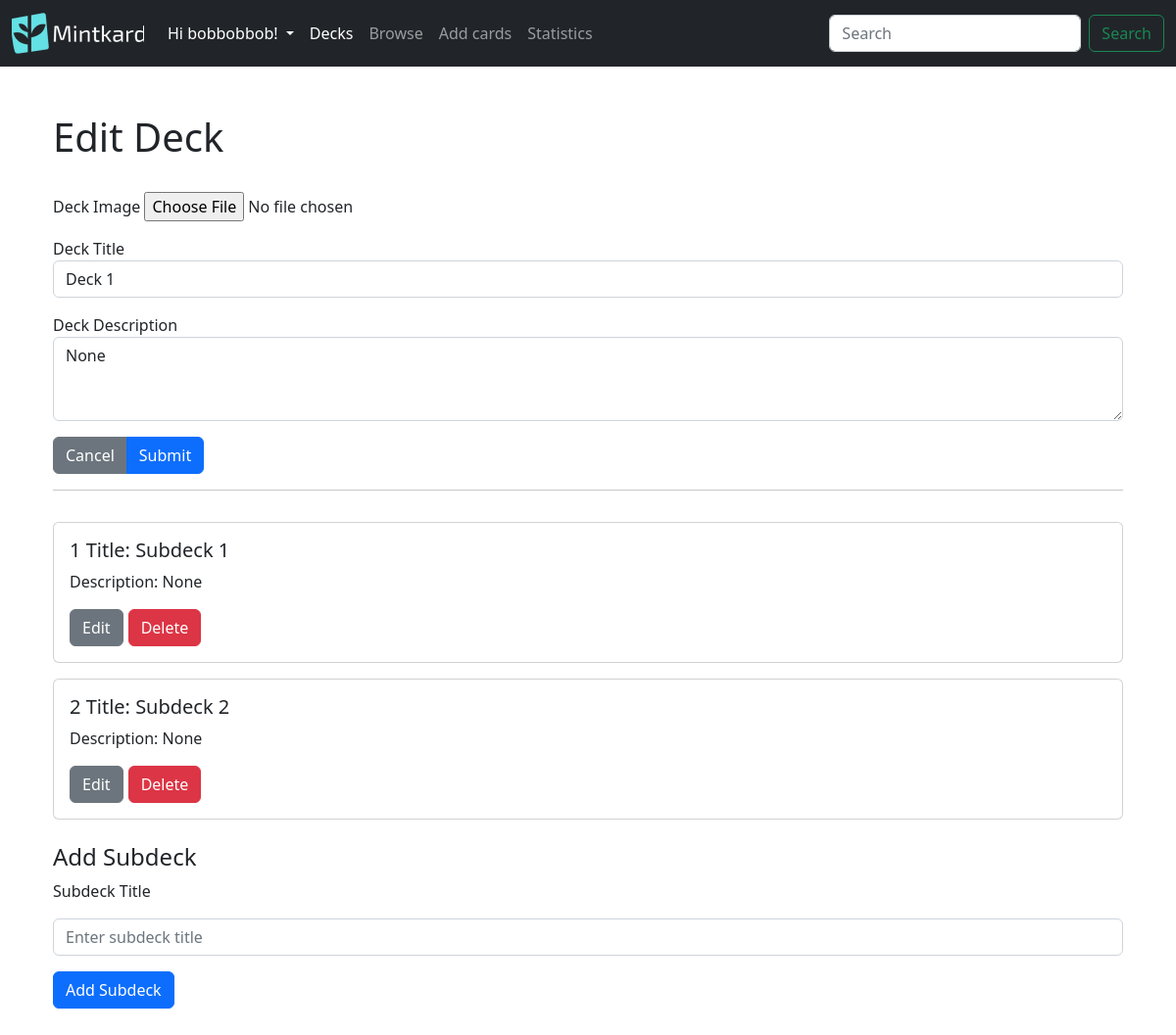
The app's page /decks/edit-deck/1 (signed in) with its own data.
### mintkard/models.py (models this page shows, shortened)
class User(db.Model,UserMixin):
    id = db.Column(db.Integer,primary_key= True)
    username = db.Column(db.String(100), unique = True)
    email = db.Column(db.String(75),unique=True)
    password = db.Column(db.String(150))
    decks = db.relationship('Deck',backref = 'user_decks',lazy=True)#stores all the decks that the owner owns, in the parents class

class Deck(db.Model):
    id = db.Column(db.Integer, primary_key=True)
    name = db.Column(db.String(100),nullable=False)
    description = db.Column(db.String(100))
    date = db.Column(db.DateTime(timezone=True),default=func.now())
    parent_id = db.Column(db.Integer, db.ForeignKey('deck.id'))#This is the foreign key for the parent deck
    children_deck = db.relationship('Deck',backref=db.backref('parent', remote_side=[id]),primaryjoin='Deck.parent_id == Deck.id')#This is the relationship for the child deck, the backref is the parent deck, the primaryjoin is the foreign key for the child deck
    cards = db.relationship('Card',lazy= True)
    user_id = db.Column(db.Integer, db.ForeignKey('user.id'))
    '''allows a string output'''

### mintkard/decks.py (the view, shortened to what this page needs)
@login_required
@decks.route('/edit-deck/<int:deck_id>',methods=['GET','POST'])
def edit_deck(deck_id):
    try:
        current_deck = Deck.query.filter_by(id=deck_id,user_id =current_user.id).first()#.all()    parent_id=None,
    except Exception as e:
        flash('Error : {}'.format(e),category='danger')
    if current_deck is None:
        flash('Deck id cannot be found',category='danger')
        return redirect(url_for('decks.decks_route'),code=301)
    return render_template("edit_deck.html",deck=current_deck)

### mintkard/decks.py (called while the page is built)
@decks.before_request
def before_request():
    g.fmanager = FlashcardManager(user_id=current_user.id, app=current_app)

### mintkard/templates/edit_deck.html (shortened to what this page needs)
{% extends 'layout.html' %}
{% block body %}
<div class="container my-5">
  <h1>Edit Deck</h1>
  <br>
  <form method="post">
    <div class="d-grid gap-3">
      <div class="form-group">
        <label for="deckImage">Deck Image</label>
        <input type="file" class="form-control-file" id="deckImage">
      </div>
      <div class="form-group">
        <label for="deckTitle">Deck Title</label>
        <input type="text" class="form-control" name="name" value="{{deck.name}}">
      </div>
      <div class="form-group">
        <label for="deckDescription">Deck Description</label>
        <textarea class="form-control" name="description" rows="3">{{deck.description}}</textarea>
      </div>
    </div>
    <div class="btn-group mt-3">
      <a type="button" class="btn btn-secondary" href="/decks/">Cancel</a>
      <input type="submit" class="btn btn-primary" name="submit"></input>
    </div>
  </form>
  <hr>
  <div id="flashcard-deck" class="d-grid ">
    {% for subdeck in deck.children_deck %}
    <div class="card mt-3">
      <div class="card-body">
        <h5 class="card-title">{{loop.index}} Title: {{subdeck.name}}</h5>
        <p class="card-text">Description: {{subdeck.description}}</p>
        <div class=" d-flex ">
          <a class="btn btn-secondary mr-3" href=/decks/edit-deck/{{subdeck.id}}>Edit</a>
          <form method = "post"><button class="btn btn-danger ml-3" type="submit" name="delete_subdeck" value="{{subdeck.id}}" style="margin-left: 5px">Delete</button></form>
        </div>
      </div>
    </div>
    {% endfor %}
  </div>
  <br>
  <h4> Add Subdeck</h4>
  <div>
    <div class="form-group d-grid gap-3">
      <label for="subdeck1Title">Subdeck Title</label>
      <input type="text" class="form-control" id="subdeck1Title" placeholder="Enter subdeck title">
    </div>
    <div class="btn-group mt-3">
      <button type="button" class="btn btn-primary" id="addSubdeckButton">Add Subdeck</button>
    </div>
  </div>
</div>
{% endblock %}

### mintkard/templates/layout.html (shortened to what this page needs)
<!DOCTYPE html>
<html lang="en">
<head>
    <link rel="stylesheet" href="https://cdnjs.cloudflare.com/ajax/libs/font-awesome/4.7.0/css/font-awesome.min.css">
</head>
<link href="https://cdn.jsdelivr.net/npm/bootstrap@5.2.3/dist/css/bootstrap.min.css" rel="stylesheet"
>
<body>
    <nav class="navbar navbar-expand-lg navbar-dark bg-dark">
        <div class="container-fluid">
            <a class="navbar-brand" href="/home"><img src="/static/logo.png" alt="Mintkard" width="135" height="42"></a>
            <div class="collapse navbar-collapse" id="navbarSupportedContent">
                <ul class="navbar-nav me-auto mb-2 mb-lg-0">
                    {% if current_user.is_authenticated %}
                    <li class="nav-item dropdown">
                        <a class="nav-link dropdown-toggle" href="#" id="navbarDropdown" role="button" data-bs-toggle="dropdown" aria-expanded="false" style="color:white">
                            Hi {{ current_user.username }}!
                        </a>
                    </li>
                    {% endif %}
                    <li class="nav-item">
                        <a class="nav-link active" aria-current="page" href="/decks/">Decks</a>
                    </li>
                    <li class="nav-item">
                        <a class="nav-link" href="/decks/browse">Browse</a>
                    </li>
                    <li class="nav-item">
                        <a class="nav-link" href="/decks/create">Add cards</a>
                    </li>
                    <li class="nav-item">
                        <a class="nav-link" href="/decks/stats">Statistics</a>
                    </li>
                </ul>
                <form class="d-flex">
                    <input class="form-control me-2" type="search" placeholder="Search" aria-label="Search">
                    <button class="btn btn-outline-success" type="submit">Search</button>
                </form>
            </div>
        </div>
    </nav>
    <div class="container mt-5">
    {% block body %}{% endblock %}
    </div>
</body>
</html>

### records on screen
User: username "bobbobbob"
Deck: name "Deck 1", description "None"
Deck: name "Subdeck 1", description "None", {{ subdeck.id }} 3 (drawn)
Deck: name "Subdeck 2", description "None", {{ subdeck.id }} 4 (drawn)
